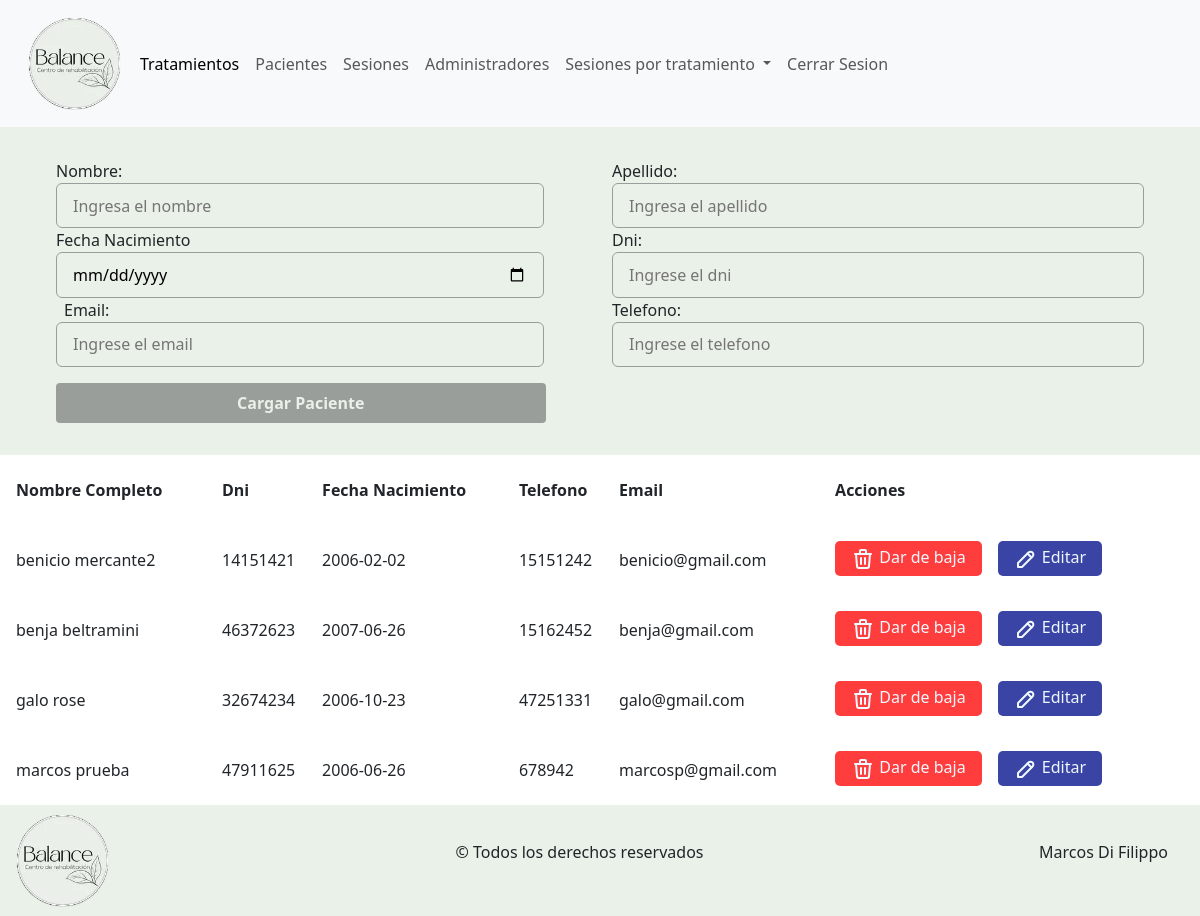
Screenshot of /admin/pacientes.php (signed in) with the database file from the repository.
### tables this page shows
CREATE TABLE IF NOT EXISTS `personas` (
  `id_personas` int NOT NULL AUTO_INCREMENT,
  `nombre` varchar(45) NOT NULL,
  `apellido` varchar(45) NOT NULL,
  `dni` int NOT NULL,
  `fecha_nacimiento` date NOT NULL,
  `telefono` int NOT NULL,
  `email` varchar(60) NOT NULL,
  `fk_rol` int NOT NULL,
  `contrasenia` varchar(45) NOT NULL,
  PRIMARY KEY (`id_personas`),
  UNIQUE KEY `id_personas_UNIQUE` (`id_personas`),
  UNIQUE KEY `dni_UNIQUE` (`dni`),
  UNIQUE KEY `email_UNIQUE` (`email`)
);

### admin/abml/lectura.php (called while the page is built, shortened)
<?php
    $lecturaUsuarios = "SELECT * FROM `personas`";
?>

### admin/pacientes.php (the view, shortened to what this page needs)
<?php
    include_once("../componentes-admin/header.php");
    include_once("../componentes/config/config.php");
    include_once("./abml/lectura.php");
?>
<main id="main-pacientes">
    <section id="section-alta-pacientes">
        <article class="container" id="article-alta-pacientes">
            <form class="container-fluid" id="form-alta" action="./abml/alta-paciente.php" method="post">
                <div class="row">
                    <div class="col-6 text-start">
                        <label for="nombre">Nombre:</label>
                        <input class="col-11 input-paciente" type="text" name="nombre" id="nombre" placeholder="Ingresa el nombre">
                        <label for="fecha-nacimiento">Fecha Nacimiento</label>
                        <input class="col-11 input-paciente" type="date" name="fecha-nacimiento" id="fecha-nacimiento">
                        <label class="ms-2" for="email">Email:</label>
                        <input class="col-11 input-paciente" type="email" name="email" id="email" placeholder="Ingrese el email" autocomplete="additional-name">
                    </div>
                    <div class="col-6">
                        <label for="apellido">Apellido:</label>
                        <input class="col-12 input-paciente" type="text" name="apellido" id="apellido" placeholder="Ingresa el apellido">
                        <label for="dni">Dni:</label>
                        <input class="col-12 input-paciente" type="number" name="dni" id="dni" placeholder="Ingrese el dni">
                        <label for="telefono">Telefono:</label>
                        <input class="col-12 input-paciente" type="number" name="telefono" id="telefono" placeholder="Ingrese el telefono">
                    </div>
                </div>
                <div>
                    <button class="submit-paciente" type="submit" value="Cargar Paciente">Cargar Paciente</button>
                </div>
            </form>
        </article>
    </section>
    <section>
        <article class="article-talbe">
            <table>
                <thead>
                    <tr>
                        <th class="columna-nombre">
                            Nombre Completo
                        </th>
                        <th>
                            Dni
                        </th>
                        <th>
                            Fecha Nacimiento
                        </th>
                        <th>
                            Telefono
                        </th>
                        <th>
                            Email
                        </th>
                        <th>
                            Acciones
                        </th>
                    </tr>
                </thead>
                <tbody>
                    <?php
                        $lecturaUsuarios .= "WHERE `fk_rol`=3";
                        $usuarios = mysqli_query($conexion,$lecturaUsuarios);
                        while($usuario = mysqli_fetch_array($usuarios)) {
                            $idUsuario = $usuario["id_personas"];
                            echo "<tr>";
                            echo "<td class='columna-nombre'>$usuario[nombre] $usuario[apellido]</td>
                            <td>$usuario[dni]</td>
                            <td>$usuario[fecha_nacimiento]</td>
                            <td>$usuario[telefono]</td>
                            <td>$usuario[email]</td>
                            <td class='td-links'>
                                <a class='links-pacientes eliminar-paciente' href='./abml/baja.php?idU=$usuario[id_personas]'>
                                <svg xmlns='http://www.w3.org/2000/svg' width='24' height='24' viewBox='0 0 24 24' fill='none' stroke='currentColor' stroke-width='2' stroke-linecap='round' stroke-linejoin='round' class='icon icon-tabler icons-tabler-outline icon-tabler-trash'><path stroke='none' d='M0 0h24v24H0z' fill='none'/><path d='M4 7l16 0' /><path d='M10 11l0 6' /><path d='M14 11l0 6' /><path d='M5 7l1 12a2 2 0 0 0 2 2h8a2 2 0 0 0 2 -2l1 -12' /><path d='M9 7v-3a1 1 0 0 1 1 -1h4a1 1 0 0 1 1 1v3' /></svg>
                                <span>
                                    Dar de baja
                                </span>
                                </a>
                                <a class='links-pacientes modificar-paciente'   href='./abml/modificacion-paciente.php?idU=$idUsuario'>
                                <svg xmlns='http://www.w3.org/2000/svg' width='24' height='24' viewBox='0 0 24 24' fill='none' stroke='currentColor' stroke-width='2' stroke-linecap='round' stroke-linejoin='round' class='icon icon-tabler icons-tabler-outline icon-tabler-pencil'><path stroke='none' d='M0 0h24v24H0z' fill='none'/><path d='M4 20h4l10.5 -10.5a2.828 2.828 0 1 0 -4 -4l-10.5 10.5v4' /><path d='M13.5 6.5l4 4' /></svg>
                                <span>
                                    Editar
                                </span>
                                </a>
                            </td>
                            ";
                            echo "</tr>";
                        }
                    ?>
                </tbody>
            </table>
        </article>
    </section>
</main>
<?php
    include_once("../componentes-admin/footer.php");
?>

### css-admin/pacientes.css (style rules this page uses)
#form-alta { display: flex; }
#section-alta-pacientes { display: flex; padding: 2rem; background-color: #EAF1E8; }
.links-pacientes { border-radius: 5px; padding: 0.3rem 1rem; color: aliceblue; text-decoration: none; margin-top: 1rem; }
.modificar-paciente { background-color: rgba(4, 18, 141, 0.788); }
.eliminar-paciente { background-color: rgba(255, 0, 0, 0.76); }

### css-admin/main.css (style rules this page uses)
* { margin: 0; padding: 0; }
a { text-decoration: none; }
svg { transition: color 0.3s ease; }
.input-paciente { padding: 0.6rem 1rem !important; background-color: #EAF1E8; border: 1px solid #9a9e9a; border-radius: 6px; }
.td-links { display: flex; column-gap: 1rem; }
.article-talbe { width: 100%; display: flex; flex-direction: column; justify-content: center; align-items: center; }
table { width: 100%; }
tr { height: 70px; transition: background-color 0.2s ease; }
#form-alta, .form-modificacion { display: flex; flex-direction: column; justify-content: center; row-gap: 1rem; }
input { padding: 0.4rem !important ; }
.submit-paciente { width: 45% !important; color: #EAF1E8; font-weight: bolder; background-color: #9a9e9a; border: none; border-radius: 4px; padding: 0.5rem; transition: background-color 0.3s ease; }
.columna-nombre { padding-left: 1rem; }

### rows the page displays
personas: nombre "benicio", apellido "mercante2", dni "14151421", fecha_nacimiento "2006-02-02", telefono "15151242", email "benicio@gmail.com"
personas: nombre "benja", apellido "beltramini", dni "46372623", fecha_nacimiento "2007-06-26", telefono "15162452", email "benja@gmail.com"
personas: nombre "galo", apellido "rose", dni "32674234", fecha_nacimiento "2006-10-23", telefono "47251331", email "galo@gmail.com"
personas: nombre "marcos", apellido "prueba", dni "47911625", fecha_nacimiento "2006-06-26", telefono "678942", email "marcosp@gmail.com"
